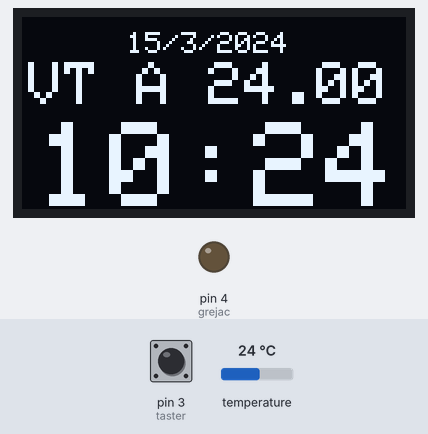
Simulated run of this program. Board: Arduino Nano, built with avr-gcc and run on an emulated ATmega328P. On the bench: 128×64 one-colour display, output pins drawn as LEDs (lit = HIGH). Inputs (shaded band) come from the test bench; at power-on: temperature 24 °C, pin 3 (taster) LOW. The local clock reads 2024-03-15 10:24:30 at power-on unless the program sets it; what the program prints to the serial monitor is not drawn.

Above: at 1.7 s.
1.8 s: temperature set to 12 °C
At 4.1 s:
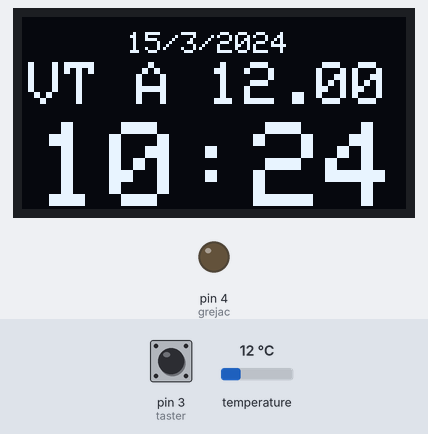
4.4 s: pin 3 (taster) pulled HIGH for 2.25 s
At 8.8 s:
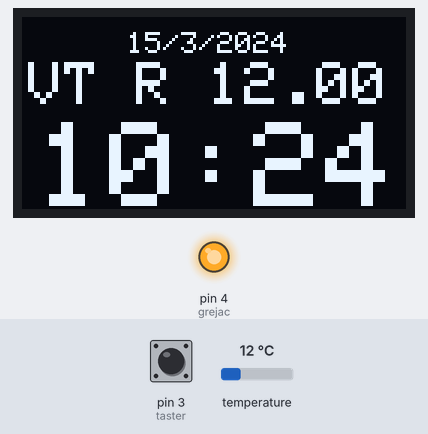
9.8 s: pin 3 (taster) pulled HIGH for 2.25 s
At 13.1 s:
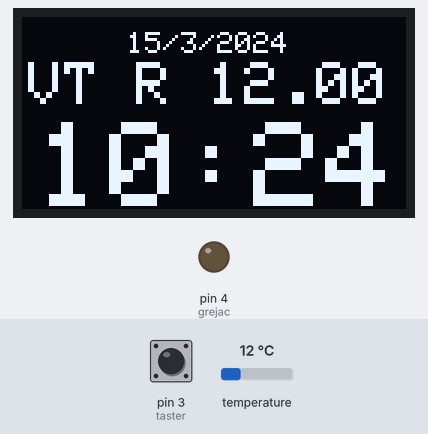
15.2 s: temperature set to 19 °C
At 16.7 s:
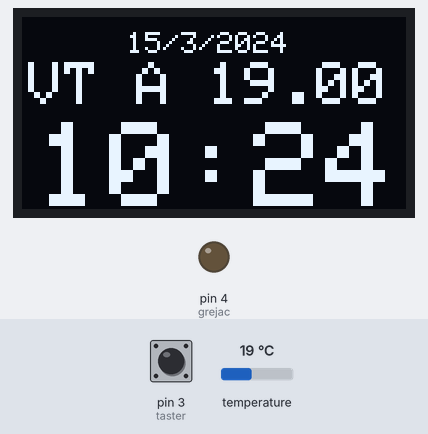
17.7 s: temperature set to 28 °C
At 20.3 s:
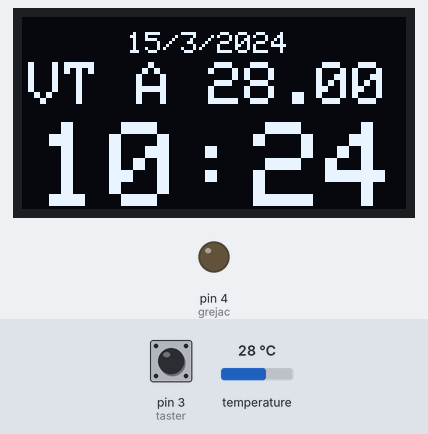
Timing chart, 0 to 21.8 s (numbered marks = the images above; inputs shaded):
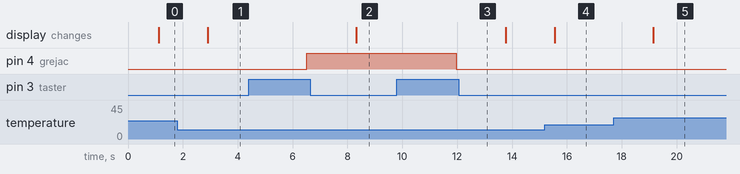

Measured:
- after the input at 1.8 s, the display: changes after 1.1 s (image 1)
- after the input at 4.4 s, pin 4 (grejac): LOW → HIGH after 2.1 s; the display: changes after 3.9 s (image 2)
- after the input at 9.8 s, pin 4 (grejac): HIGH → LOW after 2.2 s
- after the input at 15.2 s, the display: changes after 0.36 s (image 4)
- after the input at 17.7 s, the display: changes after 1.5 s (image 5)

The program:

main.cpp
```cpp
#include <DallasTemperature.h>
#include <RTClib.h>

#include <Wire.h>
#include <Adafruit_SSD1306.h>
#include <Adafruit_GFX.h>
#include <OneWire.h>


// Data wire is plugged into port 2 on the Arduino
#define ONE_WIRE_BUS 2

// Setup a oneWire instance to communicate with any OneWire devices (not just Maxim/Dallas temperature ICs)
OneWire oneWire(ONE_WIRE_BUS);

// Pass our oneWire reference to Dallas Temperature.
DallasTemperature sensors(&oneWire);

// OLED display TWI address
#define OLED_ADDR   0x3C

Adafruit_SSD1306 display(-1);

#if (SSD1306_LCDHEIGHT != 64)
#error("Height incorrect, please fix Adafruit_SSD1306.h!");
#endif
//kkkkkk
RTC_DS1307 RTC;
int bojler = 0;
int jeftina = 0;
int grejac = 4;
int taster = 3;
bool taster_klik = false;
int brojac = 0;
bool rucno = false;
void setup() {
  pinMode(grejac, OUTPUT);          // sets the digital pin 4 as output
  pinMode(taster, INPUT); // taster
  // initialize and clear display
  display.begin(SSD1306_SWITCHCAPVCC, OLED_ADDR);
  display.clearDisplay();
  display.display();

  // display a pixel in each corner of the screen
  display.drawPixel(0, 0, WHITE);
  display.drawPixel(127, 0, WHITE);
  display.drawPixel(0, 63, WHITE);
  display.drawPixel(127, 63, WHITE);


  // display a line of text
//  display.setTextSize(4);
//  display.setTextColor(WHITE);
//  display.setCursor(1,30);
//  display.print("12:34");

  // update display with all of the above graphics
 // display.display();
  Serial.begin(9600);
    Wire.begin();
    RTC.begin();
     Serial.println("Dallas Temperature IC Control Library Demo");

  // Start up the library
  sensors.begin();
  // Check to see if the RTC is keeping time.  If it is, load the time from your computer.
  if (! RTC.isrunning()) {
    Serial.println("RTC is NOT running!");
    // This will reflect the time that your sketch was compiled
    RTC.adjust(DateTime(__DATE__, __TIME__));
  }
//   RTC.adjust(DateTime(__DATE__, __TIME__)); //raskomentiraj ovu liniju ya podesavanje tekuceh=g vremena
}


void loop () {
    DateTime now = RTC.now();

    Serial.print(' ');
    Serial.print(now.hour(), DEC);
    Serial.print(':');
    Serial.print(now.minute(), DEC);
    Serial.print(':');
    Serial.print(now.second(), DEC);
    Serial.println();
    Serial.println(bojler);

    delay(1000);


if(now.hour()>22 || now.hour()<7)
    {jeftina =1;
    rucno = false;}
    else {jeftina =0;}

if(now.hour()>2 && now.hour()<7)
    {bojler =1;}
    else {bojler =0;}

      // display a line of text
      display.clearDisplay();
// display a line of text
  display.setTextSize(1);
  display.setTextColor(WHITE);
  display.setCursor(35,5);
 display.print(now.day(), DEC);
display.print('/');
display.print(now.month(), DEC);
display.print('/');
display.print(now.year(), DEC);
//  display.print("22.01.2018. utorak");


// display a line of text
  display.setTextSize(2);
  display.setTextColor(WHITE);
  display.setCursor(2,15);

if (jeftina == 1){display.print("NT "); }
else {display.print("VT ");}
if (rucno == true){display.print("R ");}
if (rucno == false){display.print("A ");}
display.print(sensors.getTempCByIndex(0));


  display.setTextSize(4);
  display.setTextColor(WHITE);
  display.setCursor(5,35);
   if(now.hour()<10){display.print(" ");}

  display.print(now.hour(), DEC);
   display.print(':');

  if(now.minute()<10){display.print("0");}

    display.print(now.minute(), DEC);


  // update display with all of the above graphics

 display.display();
taster_klik = digitalRead(taster);
if (taster_klik == true)
{brojac++;
  if (brojac >=2)
  {brojac = 0;
  rucno = !rucno;
 }
}
if (taster_klik == false){brojac = 0;}

if (rucno == true)
{ if (sensors.getTempCByIndex(0)< 49){digitalWrite(grejac, HIGH);}
  if (sensors.getTempCByIndex(0)> 50){digitalWrite(grejac, LOW);}
}

if (rucno == false)
{ if (bojler == 1 && sensors.getTempCByIndex(0)< 49){digitalWrite(grejac, HIGH);}
  if (bojler == 0 || sensors.getTempCByIndex(0)> 50){digitalWrite(grejac, LOW);}
}


//  Serial.print("Requesting temperatures...");
  sensors.requestTemperatures(); // Send the command to get temperatures
//  Serial.println("DONE");
  // After we got the temperatures, we can print them here.
  // We use the function ByIndex, and as an example get the temperature from the first sensor only.
 // Serial.print("Temperature for the device 1 (index 0) is: ");
//  Serial.println(sensors.getTempCByIndex(0));
}
```
